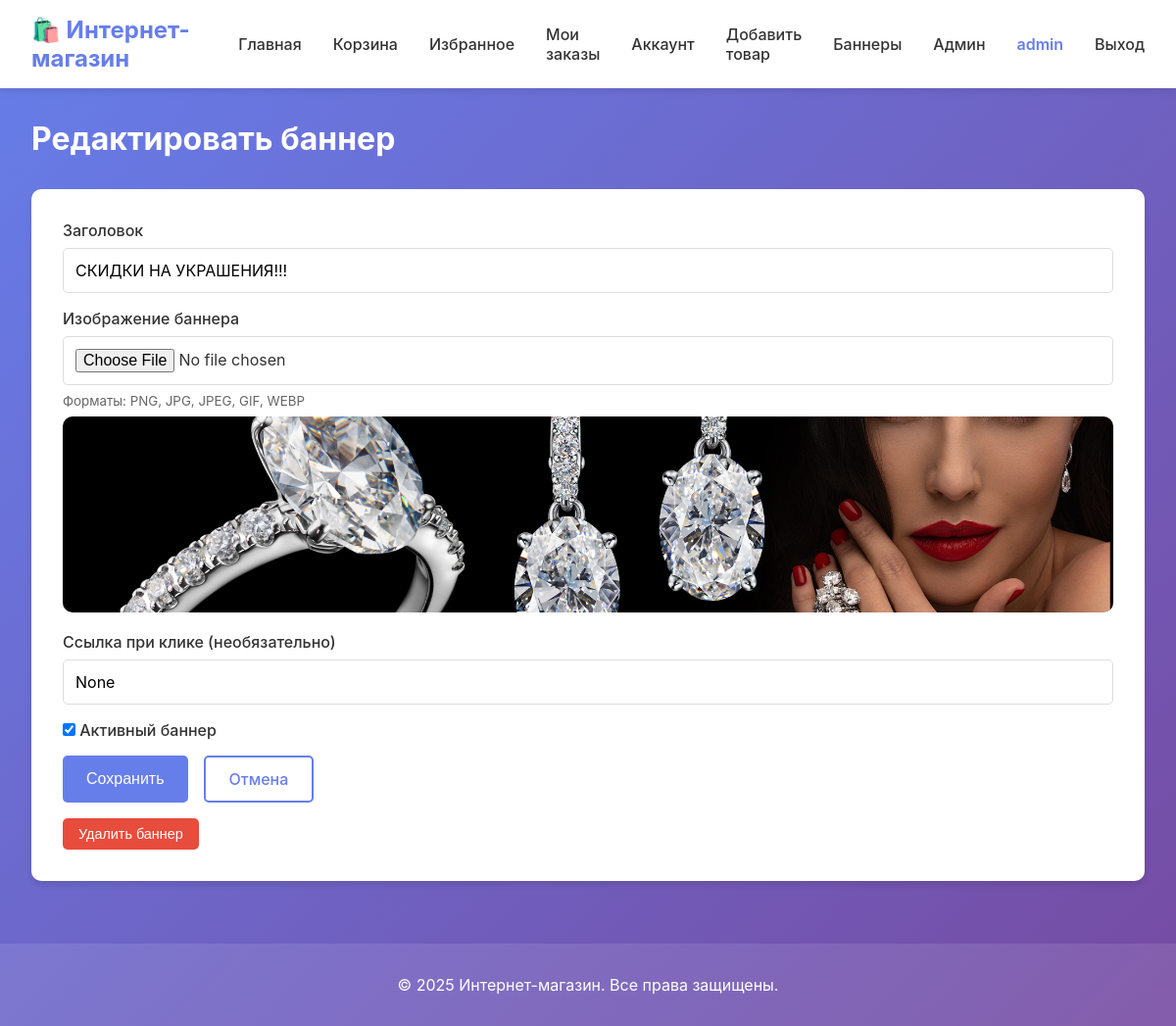
Page /banners/3/edit (signed in) on the committed database.
### tables this page shows
CREATE TABLE banners
                 (id INTEGER PRIMARY KEY AUTOINCREMENT,
                  title TEXT NOT NULL,
                  image_url TEXT NOT NULL,
                  link_url TEXT,
                  is_active INTEGER DEFAULT 1,
                  created_at TIMESTAMP DEFAULT CURRENT_TIMESTAMP,
                  created_by_user_id INTEGER,
                  FOREIGN KEY (created_by_user_id) REFERENCES users(id));

### app.py (the view, shortened to what this page needs)
@app.route('/banners/<int:banner_id>/edit', methods=['GET', 'POST'])
@login_required
@admin_required
def edit_banner(banner_id):
    conn = get_db()
    is_new = (banner_id == 0)
    banner = None if is_new else conn.execute('SELECT * FROM banners WHERE id = ?', (banner_id,)).fetchone()
    if not is_new and not banner:
        conn.close()
        flash('Баннер не найден', 'error')
        return redirect(url_for('manage_banners'))
    if not is_new and banner['created_by_user_id'] is not None and banner['created_by_user_id'] != session['user_id']:
        conn.close()
        flash('Вы можете редактировать только свои баннеры', 'error')
        return redirect(url_for('manage_banners'))
    conn.close()
    return render_template('banner_form.html', banner=banner, is_edit=not is_new)

### app.py (called while the page is built)
@app.context_processor
def inject_helpers():
    def image_url(path):
        if not path:
            return 'https://via.placeholder.com/400x400?text=Нет+изображения'
        if isinstance(path, str) and path.startswith('http'):
            return path
        clean_path = path.replace('\\', '/').lstrip('/')
        static_folder = app.static_folder or os.path.join(app.root_path, 'static')
        full_path = os.path.join(static_folder, clean_path)
        if os.path.exists(full_path):
            return url_for('static', filename=clean_path)
        return url_for('static', filename=clean_path)
    return {
        'image_url': image_url,
        'category_choices': ALLOWED_PRODUCT_CATEGORIES
    }

def login_required(f):
    @wraps(f)
    def decorated_function(*args, **kwargs):
        if 'user_id' not in session:
            flash('Пожалуйста, войдите в систему', 'warning')
            return redirect(url_for('login'))
        return f(*args, **kwargs)
    return decorated_function

def admin_required(f):
    @wraps(f)
    def decorated_function(*args, **kwargs):
        if session.get('role') != 'admin':
            flash('Недостаточно прав для выполнения действия', 'error')
            return redirect(url_for('index'))
        return f(*args, **kwargs)
    return decorated_function

def get_db():
    conn = sqlite3.connect(app.config['DATABASE'])
    conn.row_factory = sqlite3.Row
    return conn

### templates/banner_form.html (shortened to what this page needs)
{% extends "base.html" %}
{% block content %}
<div class="container">
    <h2>{{ 'Редактировать баннер' if is_edit else 'Добавить баннер' }}</h2>
    <div class="banner-form">
        <form method="POST" enctype="multipart/form-data" action="{{ url_for('edit_banner', banner_id=banner.id if banner else 0) }}">
            <div class="form-group">
                <label>Заголовок</label>
                <input type="text" name="title" class="form-control" required value="{{ banner.title if banner else '' }}">
            </div>
            <div class="form-group">
                <label>Изображение баннера {% if not banner %}*{% endif %}</label>
                <input type="file" name="image_file" class="form-control" accept="image/*" {% if not banner %}required{% endif %}>
                <small style="color: #666; display: block; margin-top: 0.5rem;">Форматы: PNG, JPG, JPEG, GIF, WEBP</small>
                {% if banner %}
                    <div class="banner-preview">
                        <img src="{{ image_url(banner.image_url) }}" alt="{{ banner.title }}">
                    </div>
                {% endif %}
            </div>
            <div class="form-group">
                <label>Ссылка при клике (необязательно)</label>
                <input type="url" name="link_url" class="form-control" placeholder="https://example.com" value="{{ banner.link_url if banner else '' }}">
            </div>
            <div class="form-group checkbox">
                <label>
                    <input type="checkbox" name="is_active" {% if banner and banner.is_active or not banner %}checked{% endif %}>
                    Активный баннер
                </label>
            </div>
            <div style="display: flex; gap: 1rem; margin-top: 1rem;">
                <button type="submit" class="btn btn-primary">Сохранить</button>
                <a href="{{ url_for('manage_banners') }}" class="btn btn-outline">Отмена</a>
            </div>
        </form>
        {% if is_edit and banner %}
            <form method="POST" action="{{ url_for('delete_banner', banner_id=banner.id) }}" style="margin-top: 1rem;" onsubmit="return confirm('Вы уверены, что хотите удалить этот баннер? Это действие нельзя отменить.');">
                <button type="submit" class="btn btn-danger btn-small">Удалить баннер</button>
            </form>
        {% endif %}
    </div>
</div>
{% endblock %}

### static/style.css (style rules this page uses)
* { margin: 0; padding: 0; box-sizing: border-box; }
body { font-family: -apple-system, BlinkMacSystemFont, 'Segoe UI', Roboto, Oxygen, Ubuntu, Cantarell, sans-serif; background: linear-gradient(135deg, #667eea 0%, #764ba2 100%); min-height: 100vh; color: #333; display: flex; flex-direction: column; }
.container { max-width: 1200px; margin: 0 auto; padding: 0 2rem; }
h2 { color: white; margin-bottom: 2rem; font-size: 2rem; }
.btn { padding: 0.75rem 1.5rem; border: none; border-radius: 5px; cursor: pointer; font-size: 1rem; font-weight: 500; transition: all 0.3s; text-decoration: none; display: inline-block; text-align: center; }
.btn-primary { background: #667eea; color: white; }
.btn-outline { background: transparent; border: 2px solid #667eea; color: #667eea; }
.btn-small { padding: 0.5rem 1rem; font-size: 0.9rem; }
.btn-danger { background: #e74c3c; color: white; border-color: #e74c3c; }
.banner-form, .banner-list { background: white; border-radius: 10px; padding: 2rem; box-shadow: 0 4px 6px rgba(0,0,0,0.1); margin-bottom: 2rem; }
.banner-preview img { width: 100%; max-height: 200px; object-fit: cover; border-radius: 10px; margin-top: 0.5rem; }
.form-group { margin-bottom: 1rem; }
.form-group label { display: block; margin-bottom: 0.5rem; font-weight: 500; }
.form-control { width: 100%; padding: 0.75rem; border: 1px solid #ddd; border-radius: 5px; font-size: 1rem; font-family: inherit; }

### rows in the picture
banners: title "СКИДКИ НА УКРАШЕНИЯ!!!", image_url (picture), is_active "☑"

### other values in the picture
{{ session.username }} "admin"
{{ 'Редактировать баннер' if is_edit else 'Добавить баннер' }} "Редактировать баннер"
